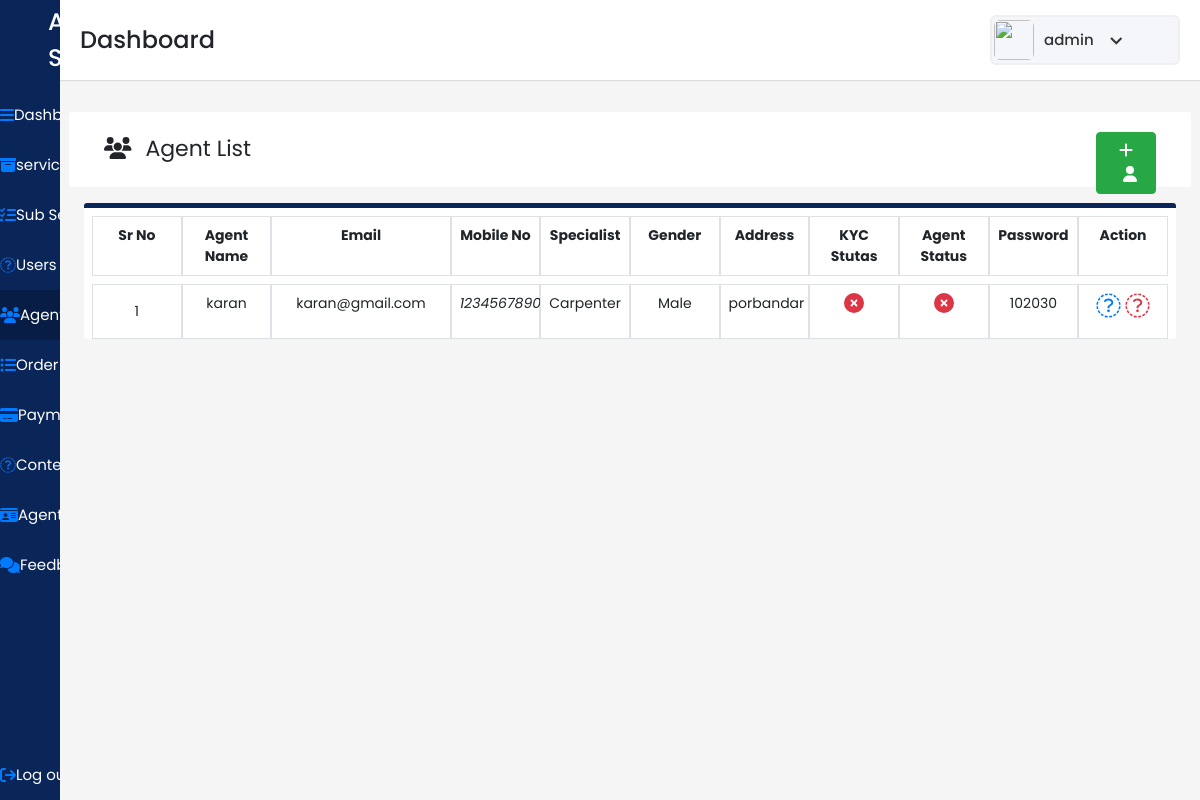
/admindash/agent/ (signed in), run on the app's committed database.
### user/models.py (models this page shows)
class Agent(models.Model):
    agentid=models.IntegerField(primary_key=True)
    agentname=models.CharField(max_length=30,null=FALSE)
    agentemail=models.EmailField(max_length=20,null=FALSE)
    agentmobileno=models.CharField(max_length=10,null=FALSE)
    agentgender=models.CharField(max_length=5,null=FALSE)
    agentaddress=models.CharField(max_length=200,null=FALSE)
    agentspealist=models.CharField(max_length=200,null=FALSE)
    agentstutas=models.BooleanField(max_length=5,null=FALSE)
    agentkycstutas=models.BooleanField(max_length=5)
    agentpassword=models.CharField(max_length=20,null=FALSE)

### adminpan/views.py (the view)
# urls.py: path('agent/',views.agent,name='agent'),
@login_required(login_url="/login/")
def agent(request):
    allAgent=Agent.objects.all()
    context={'Agents':allAgent}
    return render(request,"agent.html",context)

### adminpan/templates/agent.html (shortened to what this page needs)
{% load static %}
<!DOCTYPE html>
<html lang="en" dir="ltr">
  <head>
    <link rel="stylesheet" href="{% static "./style.css" %}">
   <link href="{% static "https://unpkg.com/boxicons@2.0.7/css/boxicons.min.css" %}" rel='stylesheet'>
    <link rel="stylesheet" href="{% static "path/to/font-awesome/css/font-awesome.min.css"  %}">
    <link href="{% static "https://cdn.jsdelivr.net/npm/bootstrap@5.1.3/dist/css/bootstrap.min.css"  %}" rel="stylesheet">
    <link href="{% static "https://cdn.jsdelivr.net/npm/bootstrap@5.1.3/dist/css/bootstrap.min.css" %}" rel="stylesheet">
    <link rel="stylesheet" href="{% static "./css/bootstrap.min.css" %}">
    <link href="{% static "https://stackpath.bootstrapcdn.com/bootstrap/4.4.1/css/bootstrap.min.css" %}" rel="stylesheet"/>
  </head>
<body>
  <div class="sidebar">
    <div class="logo-details pl-5">
      <span class="logo_name">All in Services</span>
    </div>
      <ul class="nav-links">
        <li>
          <a href={% url 'adminpan' %} >
            <i class="fa fa-bars" aria-hidden="true"></i>
            <span class="links_name">Dashboard</span>
          </a>
        </li>
        <li>
          <a href={% url 'services' %}>
            <i class="fa fa-archive" aria-hidden="true"></i>
            <span class="links_name">services</span>
        </li>
        <li>
          <a href={% url 'subservices' %}>
            <i class="fa fa-tasks" aria-hidden="true"></i>
            <span class="links_name">Sub Service</span>
        </li>
        <li>
          <a href={% url 'users' %}>
            <i class="fa fa-user-o" aria-hidden="true"></i>
            <span class="links_name">Users</span>
        </li>
        <li>
          <a href={% url 'agent' %} class="active">
            <i class="fa fa-users" aria-hidden="true"></i>
            <span class="links_name">Agent</span>
          </a>
        </li>
        <li>
          <a href={% url 'order' %}>
            <i class="fa fa-list-ul" aria-hidden="true"></i>
            <span class="links_name">Order list</span>
        </li>
        <li>
          <a href={% url 'payment' %}>
            <i class="fa fa-credit-card-alt" aria-hidden="true"></i>
            <span class="links_name">Payment</span>
        </li>
        <li>
          <a href={% url 'contectus' %}>
            <i class="fa fa-envelope-o" aria-hidden="true"></i>
            <span class="links_name">Contect Us</span>
        </li>
        <li>
          <a href={% url 'agentkyc' %}>
            <i class="fa fa-id-card" aria-hidden="true"></i>
            <span class="links_name">Agent KYC</span>
        </li>
        <li>
          <a href={% url 'feedback' %}>
            <i class="fa fa-comments" aria-hidden="true"></i>
            <span class="links_name">Feedback</span>
        </li>
        <li class="log_out">
          {% if request.user.is_authenticated %}
          <a href="{% url 'logout' %}" >
            <i class="fa fa-sign-out" aria-hidden="true"></i>
            <span class="links_name">Log out</span>
          </a>
          {% endif %}
        </li>
      </ul>
    </div>
  <section class="home-section">
    <nav>
      <div class="sidebar-button">
        <span class="dashboard">Dashboard</span>
      </div>
      <div class="profile-details">
        <img src={% static "./images/All_in_one2.png" %} alt="">
        <span class="admin_name">{{user.username}}</span>
        <i class='bx bx-chevron-down' ></i>
      </div>
    </nav>
      <section>
        <section id="users" class="p-4" >
            <div class="users mt-5">
              <div class="row user-title">
                <div class="col-md-11 ">
                  <i class="fa fa-users pr-2 " aria-hidden="true"></i>
                  Agent List
                </div>
                <div class="col-md-1">
                  <a href="{%url 'agentregister' %}" class="btn btn-success float-right"><i class="fa fa-plus" aria-hidden="true"></i><i class="fa fa-user pl-2" aria-hidden="true"></i></a>
                </div>
              </div>
            </div>
            <div class="user-list mt-3">
              <div class="row m-2">
                <div class="col-md-1 border p-2  text-center">
                  <b>Sr No</b>
                </div>
                  <div class="col-md-1 border p-2  text-center">
                    <b>Agent Name</b>
                  </div>
                 <div class="col-md-2 border p-2  text-center">
                      <b>Email</b>
                  </div>
                  <div class="col-md-1 border p-2  text-center">
                      <b>Mobile No</b>
                  </div>
                  <div class="col-md-1 border p-2  text-center">
                    <b>Specialist</b>
                </div>
                  <div class="col-md-1 border p-2  text-center">
                      <b>Gender</b>
                  </div>
                  <div class="col-md-1 border p-2  text-center">
                      <b>Address</b>
                  </div>
                  <div class="col-md-1 border p-2  text-center">
                    <b>KYC Stutas</b>
                </div>
                  <div class="col-md-1 border p-2  text-center">
                    <b> Agent Status</b>
                  </div>
                  <div class="col-md-1 border p-2  text-center">
                    <b> Password</b>
                  </div>
                <div class="col-md-1 border p-2  text-center">
                  <b>Action</b>
              </div>
            </div>
            <div class="row ml-2 mb-2 mr-2">
              {% for agent in Agents %}
              <div class="col-md-1 border p-3  text-center ">
                {{forloop.counter}}
              </div>
              <div class="col-md-1 border p-2  text-center">
                {{agent.agentname}}
              </div>
              <div class="col-md-2 border p-2  text-center">
               {{agent.agentemail}}
              </div>
              <div class="col-md-1 border p-2  text-center">
                <I>{{agent.agentmobileno}}</I>
              </div>
              <div class="col-md-1 border p-2  text-center">
                {{agent.agentspealist}}
              </div>
              <div class="col-md-1 border p-2  text-center">
                {{agent.agentgender}}
              </div>
              <div class="col-md-1 border p-2  text-center">
                {{agent.agentaddress}}
              </div>
              <div class="col-md-1 border p-2 text-center">
                {% if agent.agentkycstutas == False %}
                <i class="fa fa-times-circle text-danger" style="font-size:20px;" aria-hidden="true"></i>
                {%endif%}
            </div>
              <div class="col-md-1 border p-2 text-center">
                {% if agent.agentstutas == False %}
                <i class="fa fa-times-circle text-danger" style="font-size:20px;" aria-hidden="true"></i>
                {%endif%}
            </div>
              <div class="col-md-1 border p-2  text-center">
                {{agent.agentpassword}}
              </div>
              <div class="col-md-1 border p-2 text-center">
                <a  href={% url 'agentedit' agent.agentid %}>
                  <i class="fa fa-pencil-square-o" style="font-size:25px;"  aria-hidden="true"></i>
                  <a href={% url 'deletedataagent' agent.agentid %} method="post" class="d-inline">
                    <i class="fa fa-trash-o text-danger" aria-hidden="true" style="font-size:25px;"  ></i>
                  </a>
              </div>
          {% endfor %}
            </div>
        </section>
      </section>
 </body>
 </html>

### adminpan/static/style.css (style rules this page uses)
* { margin: 0; padding: 0; box-sizing: border-box; font-family: 'Poppins', sans-serif; }
#users .user-list { font-size: 14px !important; }
.sidebar { position: fixed; height: 100%; width: 240px; background: #0A2558; transition: all 0.5s ease; }
.sidebar .logo-details { height: 80px; display: flex; align-items: center; }
.sidebar .logo-details .logo_name { color: #fff; font-size: 24px; font-weight: 500; }
.sidebar .nav-links { margin-top: 10px; }
.sidebar .nav-links li { position: relative; list-style: none; height: 50px; }
.sidebar .nav-links li a { height: 100%; width: 100%; display: flex; align-items: center; text-decoration: none; transition: all 0.4s ease; }
.sidebar .nav-links li a.active { background: #081D45; }
.sidebar .nav-links li a .links_name { color: #fff; font-size: 15px; font-weight: 400; white-space: nowrap; }
.sidebar .nav-links .log_out { position: absolute; bottom: 0; width: 100%; }
.home-section { position: relative; background: #f5f5f5; min-height: 100vh; width: calc(100% - 240px); left: 240px; transition: all 0.5s ease; }
.home-section nav { display: flex; justify-content: space-between; height: 80px; background: #fff; display: flex; align-items: center; position: fixed; width: calc(100% - 240px); left: 240px; z-index: 100; padding: 0 20px; box-shadow: 0 1px 1px rgba(0, 0, 0, 0.1); transition: all 0.5s ease; }
.home-section nav .sidebar-button { display: flex; align-items: center; font-size: 24px; font-weight: 500; }
.home-section nav .profile-details { display: flex; align-items: center; background: #F5F6FA; border: 2px solid #EFEEF1; border-radius: 6px; height: 50px; min-width: 190px; padding: 0 15px 0 2px; }
nav .profile-details img { height: 40px; width: 40px; border-radius: 6px; object-fit: cover; }
nav .profile-details .admin_name { font-size: 15px; font-weight: 500; color: #333; margin: 0 10px; white-space: nowrap; }
nav .profile-details i { font-size: 25px; color: #333; }
#users { margin-top: 40px; position: absolute; background: #f5f5f5; width: 100%; }
#users .user-title { background-color: white; border-radius: 3px; height: 75px; padding: 20px; font-size: 22px; }
#users .user-list { background-color: white; border-radius: 3px; border-top: 5px solid #0a2558; }
@media (max-width: 1240px) { .sidebar { width: 60px; } }
@media (max-width: 1240px) { .home-section { width: calc(100% - 60px); left: 60px; } }
@media (max-width: 1240px) { .home-section nav { width: calc(100% - 60px); left: 60px; } }

### data on the page
Agent: agentname "karan", agentemail "karan@gmail.com", agentmobileno "1234567890", agentspealist "Carpenter", agentgender "Male", agentaddress "porbandar", agentkycstutas False (drawn), agentstutas False (drawn), agentpassword "102030"

### other printed values
{{ user.username }} "admin"
